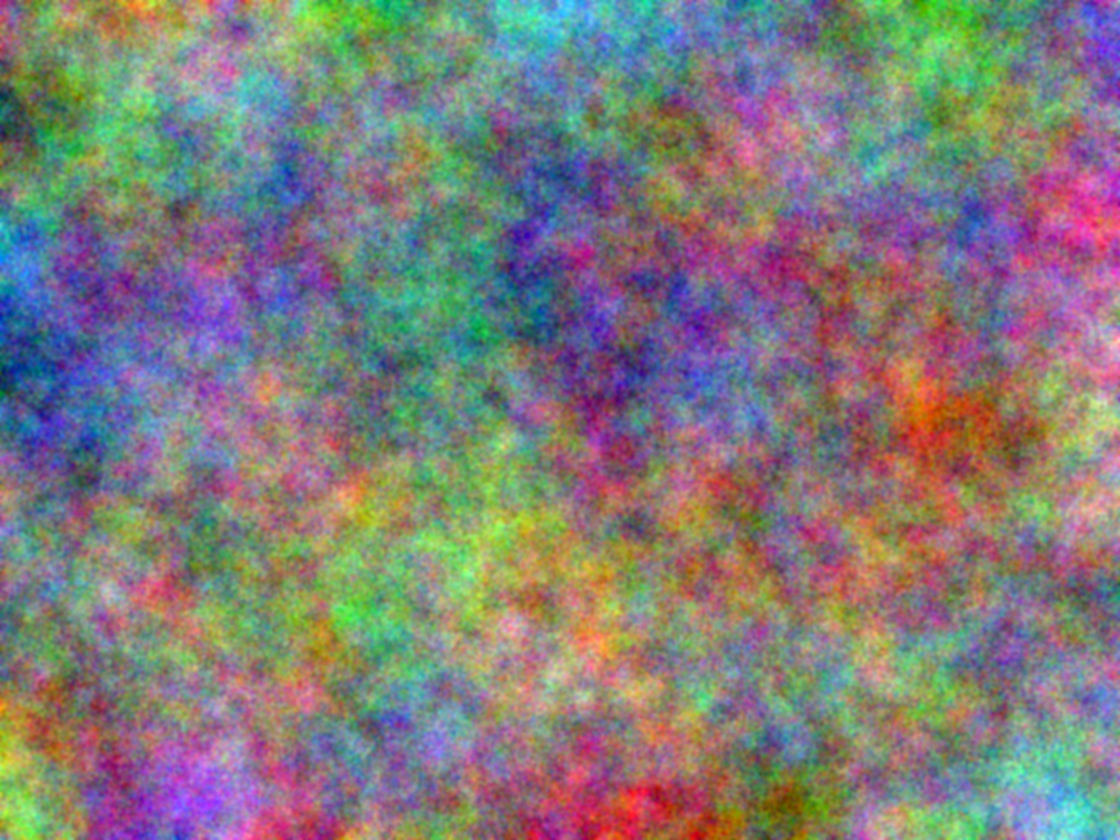
#> input picture data/examples/straight_texture.png, 1120 x 840 px; its folder holds only this picture in this run
$ python -i input_detection.py   (imports and definitions only)
#> lines starting #> are read from the running program, lines starting #| are printed output that depends on the picture
#> further down, picture is the input picture: PIL image 1120x840 RGB; mean R, G, B 128.7, 123.2, 122.3
"""Shared, conservative geometry and foreground inference for external rasters.

No filename order, reference image or ground-truth metadata enters detection.
Dimension histograms constrain complete rectangular grids; otherwise use the
observed foreground or an unknown-canvas solver without inventing geometry.
"""
from __future__ import annotations

from collections import Counter
import math
import numpy as np
from PIL import Image, ImageOps
from scipy import ndimage as ndi


# [8 lines left out: function _coherent_foreground, not called in this run]


def solid_background(rgb, *, exact=False):
    """Reliable near-solid outer rim: return foreground and the border color.

    Unlike a specific chroma key, remove only background connected to the rim;
    a same-colored region inside the piece is not automatically deleted.
    """
    a=np.asarray(rgb)[...,:3]
    if min(a.shape[:2])<8:return None
    rim=np.concatenate((a[0],a[-1],a[:,0],a[:,-1]))
    bg=np.median(rim,axis=0)
    delta=np.max(abs(rim.astype(np.float32)-bg),axis=1)
    if exact and (delta<=1).mean()<.98:return None
    near=delta<=5
    if near.mean()<.96:return None
    # Preserve full white/solid-color tiles and avoid interpreting a handful
    # of isolated speckles as a physical fragment.
    same=np.max(abs(a.astype(np.float32)-bg),axis=2)<=5
    seed=np.zeros_like(same);seed[[0,-1]]=same[[0,-1]];seed[:,[0,-1]]=same[:,[0,-1]]
    foreground=~ndi.binary_propagation(seed,mask=same)
    if not .025<=foreground.mean()<=.90:return None
    if not _coherent_foreground(foreground):return None
    return foreground,bg


def scan_evidence(im):
    """A bounded preview checks for a matte rim and substantial interior.

    Exact alpha/key decisions are made on the real raster; this merely routes
    ambiguous opaque images. An ordinary textured border is not a matte.
    """
    if ("A" in im.getbands() or "transparency" in im.info):
        if im.convert("RGBA").getchannel("A").getextrema()[0]<128:return "alpha"
    # Preserve explicit saturated magenta sentinels, including clipped pieces.
    rgb=im.convert("RGB")
    w,h=rgb.size
#> w = 1120; h = 840
    if min(w,h)<8:return None
    corners=np.array([rgb.getpixel((x,y)) for x,y in ((0,0),(w-1,0),(0,h-1),(w-1,h-1))])
#> corners = [[163, 47, 133], [167, 182, 210], [99, 176, 163], [158, 191, 238]]
    if ((corners[:,0]>=250)&(corners[:,1]<=5)&(corners[:,2]>=250)).sum()>=3:
        from shardelix.reconstruction.irregular.scan import chroma_mask
        if chroma_mask(np.array(rgb)) is not None:return "chroma-key"
    # Use original sampling for small inputs and a bounded thumbnail for larger ones.
    if max(w,h)>96:
        rgb.thumbnail((96,96),Image.Resampling.BILINEAR)
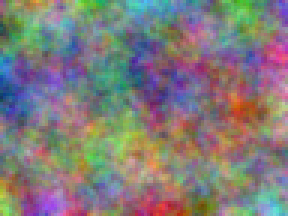
#> rgb: PIL image 96x72 RGB (shown 3 times larger); mean R, G, B 128.7, 123.2, 122.3
    a=np.asarray(rgb)
    if solid_background(a) is not None:return "solid-background"
#> in solid_background, `rim=np.concatenate((a[0],a[-1],a[:,0],a[:,-1]))`: rim = 336 rows, first 8: [147, 76, 133], [113, 100, 121], [115, 124, 74], [105, 151, 70], [130, 164, 95], [169, 137, 118], [170, 131, 98], [147, 152, 77]
#> in solid_background, `bg=np.median(rim,axis=0)`: bg = [130, 128, 126.5]
#> in solid_background, `delta=np.max(abs(rim.astype(np.float32)-bg),axis=1)`: delta = 336 values, max 116.5 at index 157, min 5.5 at index 181, mean 59.79
    # Test a simple illumination plane on border samples, then ask whether
    # the predicted background is consistent and the contrast is internal.
    h,w=a.shape[:2]
#> h = 72; w = 96
    if min(h,w)<8:return None
    y,x=np.indices((h,w));rim=(y==0)|(y==h-1)|(x==0)|(x==w-1)
    X=np.stack([np.ones_like(x),x/max(1,w-1),y/max(1,h-1)],axis=-1).astype(float)
    C=a.astype(float)
    coeff=np.linalg.lstsq(X[rim],C[rim],rcond=None)[0]
#> coeff = [[97.3, 131.3, 114.7], [22.77, 8.64, 36.13], [38.91, -15.09, -12.61]]
    if abs(coeff[1:]).max()>100:return None
    predicted=X@coeff
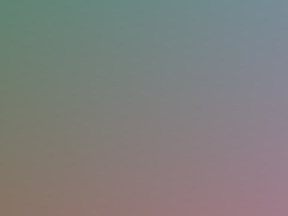
#> predicted: shape (72, 96, 3) float64 (shown 3 times larger); mean of channels 0, 1, 2 128.1, 128, 126.4; drawn as R, G, B
    d=np.linalg.norm(C-predicted,axis=2)/math.sqrt(3)
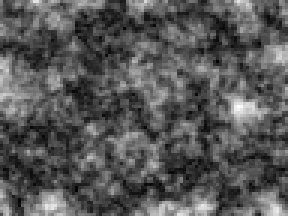
#> d: shape (72, 96) float64 (shown 3 times larger); min 0.468, max 87.31, mean 30.3; drawn with min black and max white
    if np.percentile(d[rim],95)>12:return None
    mask=d>max(16.,4*float(np.median(d[rim])))
    if not .025<=mask.mean()<=.85 or mask[rim].mean()>.08:return None
    if _coherent_foreground(mask):return "matte-background"
    return None


# [164 lines left out: functions _factor_pairs, _expected_shapes, infer_grid, _alpha_strip_moment, inspect_rasters, select_visual_grid, not called in this run]

>>> from PIL import Image
>>> picture = Image.open('../../../data/examples/straight_texture.png')
>>> result = scan_evidence(picture)
